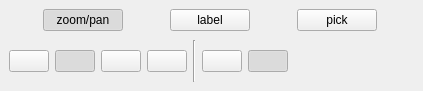
<?xml version="1.0" encoding="UTF-8"?>
<ui version="4.0">
 <class>ModeWidget</class>
 <widget class="QWidget" name="ModeWidget">
  <property name="geometry">
   <rect>
    <x>0</x>
    <y>0</y>
    <width>423</width>
    <height>91</height>
   </rect>
  </property>
  <property name="sizePolicy">
   <sizepolicy hsizetype="Preferred" vsizetype="Preferred">
    <horstretch>0</horstretch>
    <verstretch>0</verstretch>
   </sizepolicy>
  </property>
  <property name="windowTitle">
   <string>Form</string>
  </property>
  <layout class="QVBoxLayout" name="verticalLayout">
   <property name="spacing">
    <number>0</number>
   </property>
   <property name="leftMargin">
    <number>0</number>
   </property>
   <property name="topMargin">
    <number>0</number>
   </property>
   <property name="rightMargin">
    <number>0</number>
   </property>
   <property name="bottomMargin">
    <number>0</number>
   </property>
   <item>
    <layout class="QHBoxLayout" name="horizontalLayout">
     <property name="leftMargin">
      <number>9</number>
     </property>
     <property name="topMargin">
      <number>9</number>
     </property>
     <property name="rightMargin">
      <number>9</number>
     </property>
     <property name="bottomMargin">
      <number>9</number>
     </property>
     <item>
      <widget class="ActionButton" name="zoomButton">
       <property name="sizePolicy">
        <sizepolicy hsizetype="Maximum" vsizetype="Fixed">
         <horstretch>0</horstretch>
         <verstretch>0</verstretch>
        </sizepolicy>
       </property>
       <property name="toolTip">
        <string>zoom/pan</string>
       </property>
       <property name="text">
        <string>zoom/pan</string>
       </property>
       <property name="icon">
        <iconset resource="gerbil.qrc">
         <normaloff>:/basic/zoom</normaloff>:/basic/zoom</iconset>
       </property>
       <property name="checkable">
        <bool>true</bool>
       </property>
       <property name="checked">
        <bool>true</bool>
       </property>
      </widget>
     </item>
     <item>
      <spacer name="horizontalSpacer">
       <property name="sizePolicy">
        <sizepolicy hsizetype="Maximum" vsizetype="Minimum">
         <horstretch>0</horstretch>
         <verstretch>0</verstretch>
        </sizepolicy>
       </property>
       <property name="orientation">
        <enum>Qt::Horizontal</enum>
       </property>
       <property name="sizeType">
        <enum>QSizePolicy::Maximum</enum>
       </property>
       <property name="sizeHint" stdset="0">
        <size>
         <width>13</width>
         <height>20</height>
        </size>
       </property>
      </spacer>
     </item>
     <item>
      <widget class="ActionButton" name="labelButton">
       <property name="sizePolicy">
        <sizepolicy hsizetype="Maximum" vsizetype="Fixed">
         <horstretch>0</horstretch>
         <verstretch>0</verstretch>
        </sizepolicy>
       </property>
       <property name="toolTip">
        <string>edit label</string>
       </property>
       <property name="text">
        <string>label</string>
       </property>
       <property name="icon">
        <iconset resource="gerbil.qrc">
         <normaloff>:/basic/pencil</normaloff>:/basic/pencil</iconset>
       </property>
       <property name="checkable">
        <bool>true</bool>
       </property>
      </widget>
     </item>
     <item>
      <spacer name="horizontalSpacer_2">
       <property name="sizePolicy">
        <sizepolicy hsizetype="Maximum" vsizetype="Minimum">
         <horstretch>0</horstretch>
         <verstretch>0</verstretch>
        </sizepolicy>
       </property>
       <property name="orientation">
        <enum>Qt::Horizontal</enum>
       </property>
       <property name="sizeType">
        <enum>QSizePolicy::Maximum</enum>
       </property>
       <property name="sizeHint" stdset="0">
        <size>
         <width>13</width>
         <height>20</height>
        </size>
       </property>
      </spacer>
     </item>
     <item>
      <widget class="ActionButton" name="pickButton">
       <property name="sizePolicy">
        <sizepolicy hsizetype="Maximum" vsizetype="Fixed">
         <horstretch>0</horstretch>
         <verstretch>0</verstretch>
        </sizepolicy>
       </property>
       <property name="toolTip">
        <string>pick labels</string>
       </property>
       <property name="text">
        <string>pick</string>
       </property>
       <property name="icon">
        <iconset resource="gerbil.qrc">
         <normaloff>:/basic/picker</normaloff>:/basic/picker</iconset>
       </property>
       <property name="checkable">
        <bool>true</bool>
       </property>
      </widget>
     </item>
    </layout>
   </item>
   <item>
    <widget class="QWidget" name="labelModeWidget" native="true">
     <layout class="QHBoxLayout" name="horizontalLayout_3">
      <property name="topMargin">
       <number>0</number>
      </property>
      <item>
       <widget class="QPushButton" name="smallCurButton">
        <property name="text">
         <string/>
        </property>
        <property name="icon">
         <iconset resource="gerbil.qrc">
          <normaloff>:/basic/cursor-1</normaloff>:/basic/cursor-1</iconset>
        </property>
        <property name="checkable">
         <bool>true</bool>
        </property>
        <property name="checked">
         <bool>false</bool>
        </property>
       </widget>
      </item>
      <item>
       <widget class="QPushButton" name="mediumCurButton">
        <property name="text">
         <string/>
        </property>
        <property name="icon">
         <iconset resource="gerbil.qrc">
          <normaloff>:/basic/cursor-3</normaloff>:/basic/cursor-3</iconset>
        </property>
        <property name="checkable">
         <bool>true</bool>
        </property>
        <property name="checked">
         <bool>true</bool>
        </property>
       </widget>
      </item>
      <item>
       <widget class="QPushButton" name="bigCurButton">
        <property name="text">
         <string/>
        </property>
        <property name="icon">
         <iconset resource="gerbil.qrc">
          <normaloff>:/basic/cursor-7</normaloff>:/basic/cursor-7</iconset>
        </property>
        <property name="checkable">
         <bool>true</bool>
        </property>
       </widget>
      </item>
      <item>
       <widget class="QPushButton" name="hugeCurButton">
        <property name="text">
         <string/>
        </property>
        <property name="icon">
         <iconset resource="gerbil.qrc">
          <normaloff>:/basic/cursor-15</normaloff>:/basic/cursor-15</iconset>
        </property>
        <property name="checkable">
         <bool>true</bool>
        </property>
       </widget>
      </item>
      <item>
       <widget class="Line" name="line">
        <property name="orientation">
         <enum>Qt::Vertical</enum>
        </property>
       </widget>
      </item>
      <item>
       <widget class="ActionButton" name="rubberButton">
        <property name="text">
         <string/>
        </property>
        <property name="icon">
         <iconset resource="gerbil.qrc">
          <normaloff>:/toolbar/eraser</normaloff>:/toolbar/eraser</iconset>
        </property>
        <property name="checkable">
         <bool>true</bool>
        </property>
       </widget>
      </item>
      <item>
       <widget class="ActionButton" name="overrideButton">
        <property name="text">
         <string/>
        </property>
        <property name="icon">
         <iconset resource="gerbil.qrc">
          <normaloff>:/toolbar/overwrite-off</normaloff>
          <normalon>:/toolbar/overwrite-on</normalon>:/toolbar/overwrite-off</iconset>
        </property>
        <property name="checkable">
         <bool>true</bool>
        </property>
        <property name="checked">
         <bool>true</bool>
        </property>
       </widget>
      </item>
      <item>
       <spacer name="horizontalSpacer_3">
        <property name="orientation">
         <enum>Qt::Horizontal</enum>
        </property>
        <property name="sizeHint" stdset="0">
         <size>
          <width>0</width>
          <height>0</height>
         </size>
        </property>
       </spacer>
      </item>
     </layout>
    </widget>
   </item>
  </layout>
  <action name="actionZoom">
   <property name="checkable">
    <bool>true</bool>
   </property>
   <property name="checked">
    <bool>true</bool>
   </property>
   <property name="icon">
    <iconset resource="gerbil.qrc">
     <normaloff>:/basic/zoom</normaloff>:/basic/zoom</iconset>
   </property>
   <property name="text">
    <string>Zoom</string>
   </property>
   <property name="toolTip">
    <string>zoom/pan</string>
   </property>
   <property name="shortcut">
    <string>1</string>
   </property>
  </action>
  <action name="actionLabel">
   <property name="checkable">
    <bool>true</bool>
   </property>
   <property name="icon">
    <iconset resource="gerbil.qrc">
     <normaloff>:/basic/pencil</normaloff>:/basic/pencil</iconset>
   </property>
   <property name="text">
    <string>Label</string>
   </property>
   <property name="toolTip">
    <string>edit label</string>
   </property>
   <property name="shortcut">
    <string>2</string>
   </property>
  </action>
  <action name="actionPick">
   <property name="checkable">
    <bool>true</bool>
   </property>
   <property name="icon">
    <iconset resource="gerbil.qrc">
     <normaloff>:/basic/picker</normaloff>:/basic/picker</iconset>
   </property>
   <property name="text">
    <string>Pick</string>
   </property>
   <property name="toolTip">
    <string>pick labels</string>
   </property>
   <property name="shortcut">
    <string>3</string>
   </property>
  </action>
  <action name="actionRubber">
   <property name="checkable">
    <bool>true</bool>
   </property>
   <property name="icon">
    <iconset resource="gerbil.qrc">
     <normaloff>:/toolbar/eraser</normaloff>:/toolbar/eraser</iconset>
   </property>
   <property name="text">
    <string>Rubber</string>
   </property>
   <property name="shortcut">
    <string>X</string>
   </property>
  </action>
  <action name="actionOverride">
   <property name="checkable">
    <bool>true</bool>
   </property>
   <property name="checked">
    <bool>true</bool>
   </property>
   <property name="icon">
    <iconset resource="gerbil.qrc">
     <normaloff>:/toolbar/overwrite-off</normaloff>
     <normalon>:/toolbar/overwrite-on</normalon>:/toolbar/overwrite-off</iconset>
   </property>
   <property name="text">
    <string>Override</string>
   </property>
   <property name="shortcut">
    <string>O</string>
   </property>
  </action>
 </widget>
 <customwidgets>
  <customwidget>
   <class>ActionButton</class>
   <extends>QPushButton</extends>
   <header>widgets/actionbutton.h</header>
  </customwidget>
 </customwidgets>
 <tabstops>
  <tabstop>zoomButton</tabstop>
  <tabstop>labelButton</tabstop>
  <tabstop>pickButton</tabstop>
  <tabstop>smallCurButton</tabstop>
  <tabstop>mediumCurButton</tabstop>
  <tabstop>bigCurButton</tabstop>
  <tabstop>hugeCurButton</tabstop>
  <tabstop>rubberButton</tabstop>
 </tabstops>
 <resources>
  <include location="gerbil.qrc"/>
 </resources>
 <connections/>
</ui>
